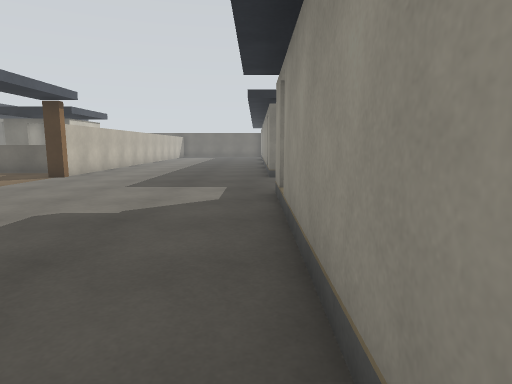
[1] (above)

24 first-person views from a walk through a scene from a Unity 3-D project. The camera is 1.2 m above the floor, tilts 8° down and sees 75° across. The floor is counted in squares, 1 m on a side. Each view is taken from the middle of a square. On the plan, view 1 faces up. The plan holds only what a view shows up to about 14 squares ahead; the rest is blank. The place goes on beyond the plan. Door leaves are left out, so doorways stand open. Surface patterns are stand-ins for the level's own textures.

[2]
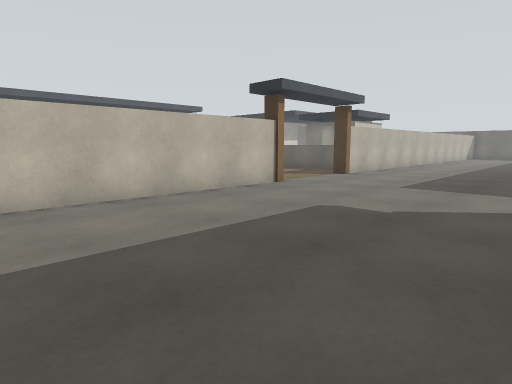

[3]
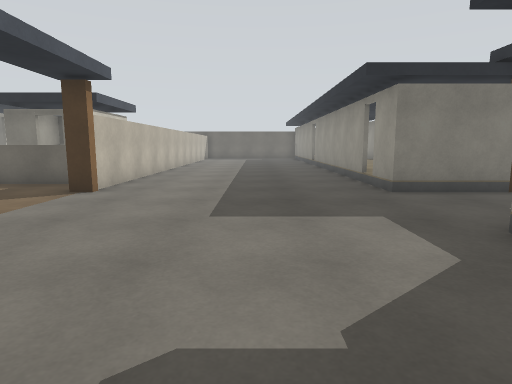

[4]
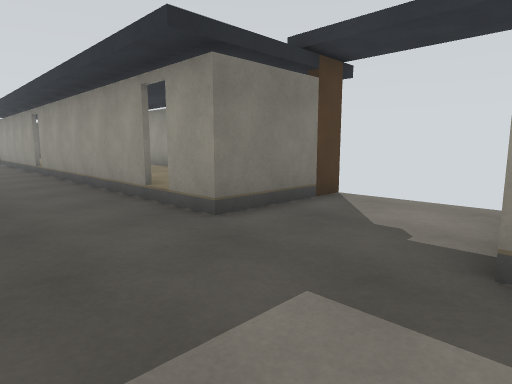

[5]
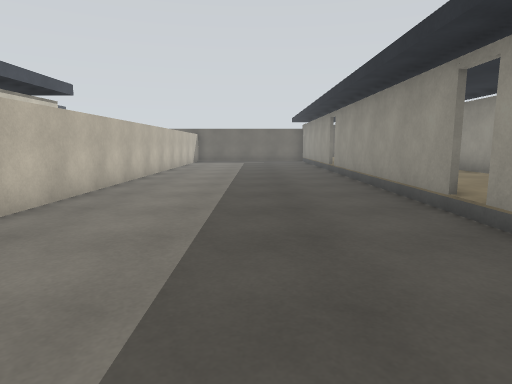

[6]
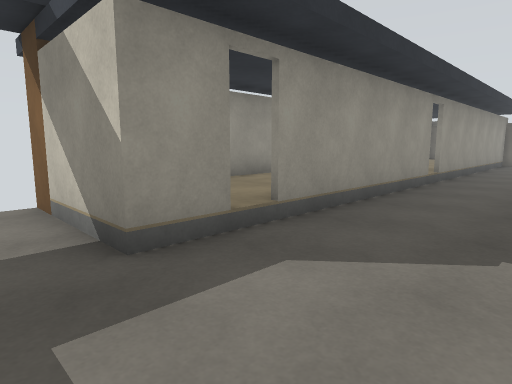

[7]
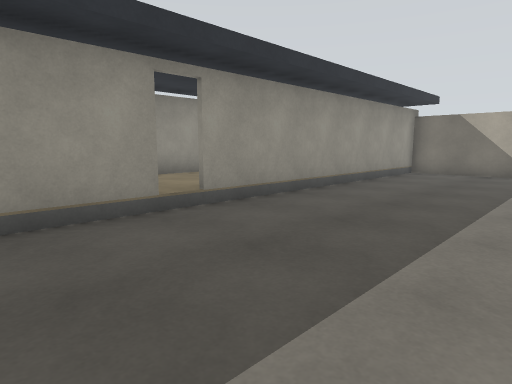

[8]
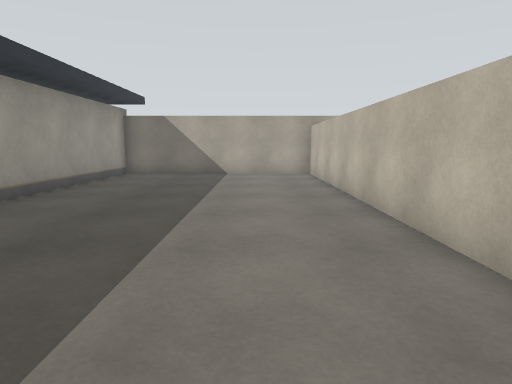

[9]
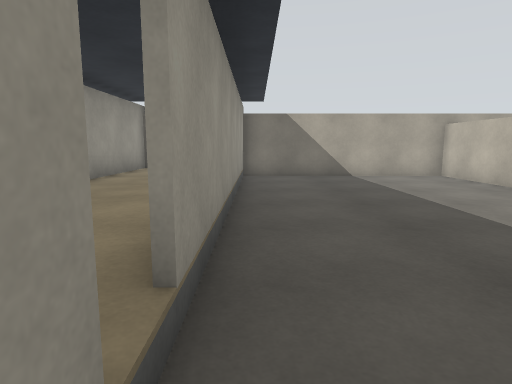

[10]
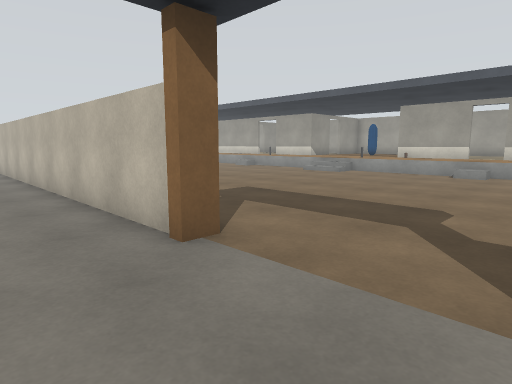

[11]
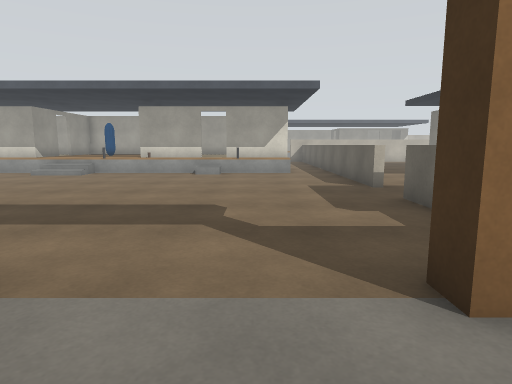

[12]
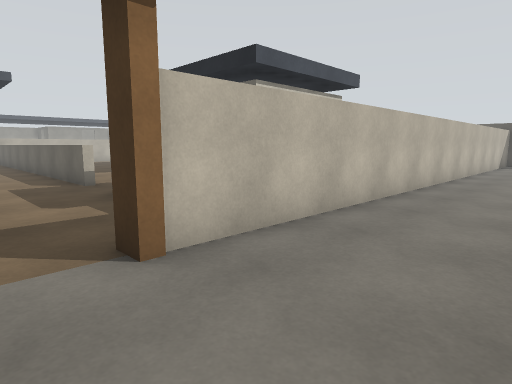

[13]
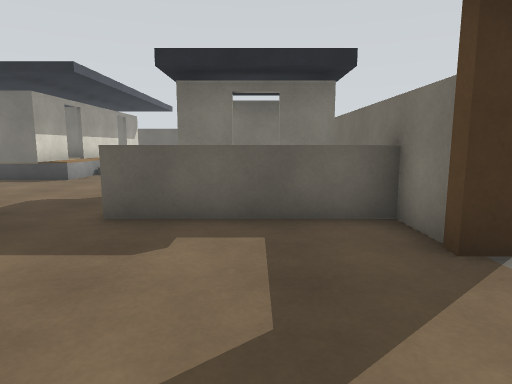

[14]
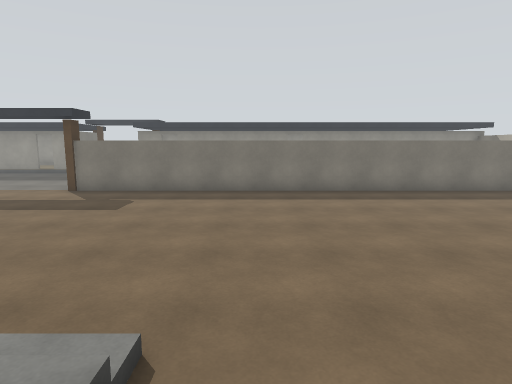

[15]
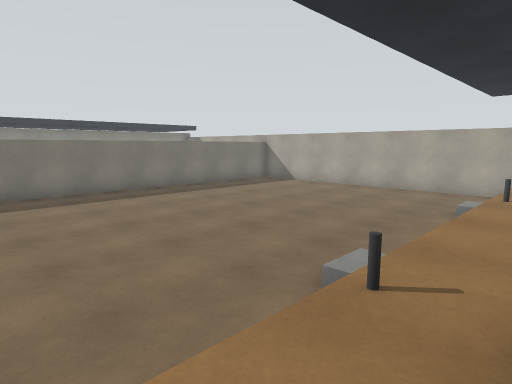

[16]
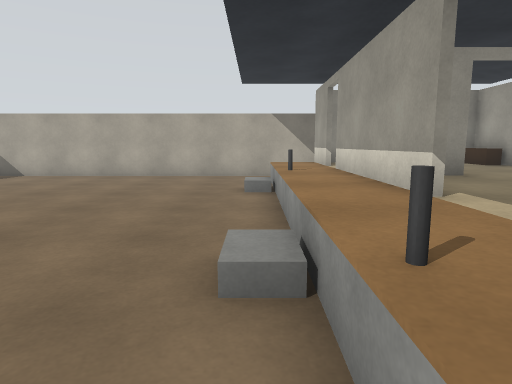

[17]
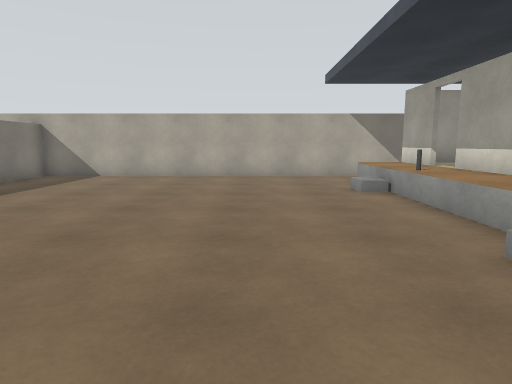

[18]
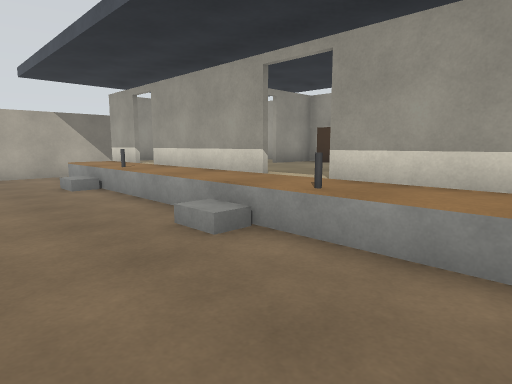

[19]
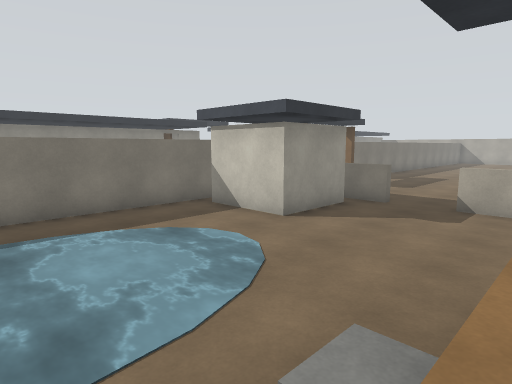

[20]
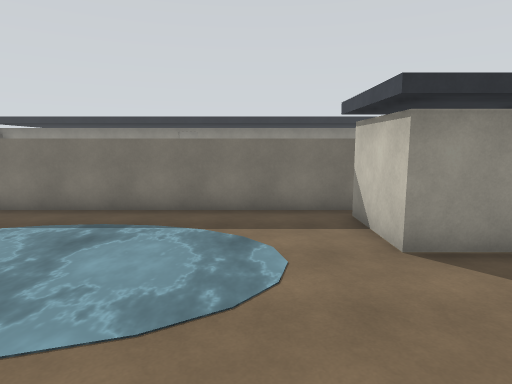

[21]
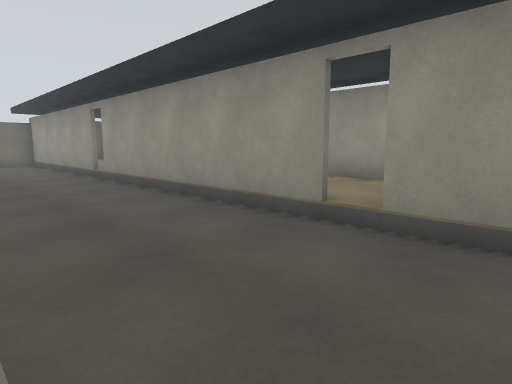

[22]
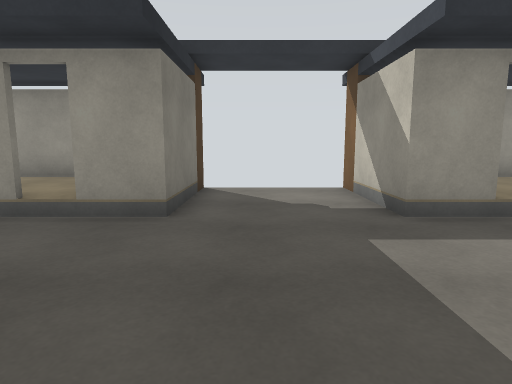

[23]
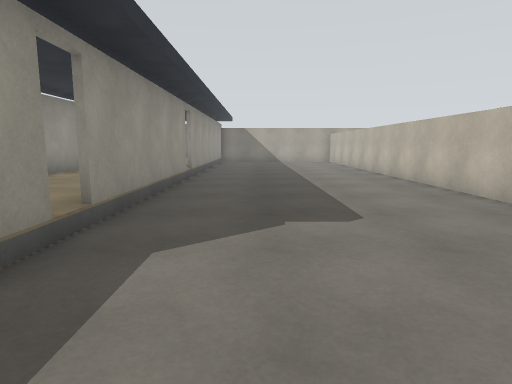

[24]
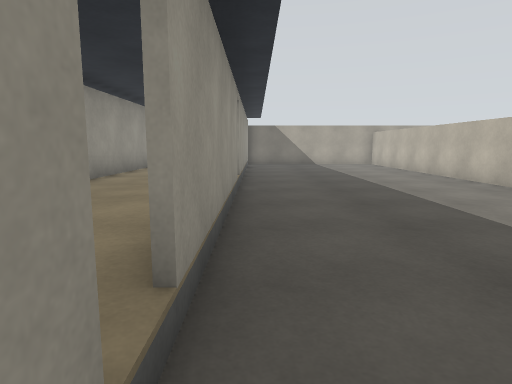

### Floor plan
Key: @ floor where view 1 was taken; # wall or solid block; x gap in a wall; . main floor; : floor 0.25 m higher than the main floor; + floor 0.5 m higher than the main floor; / step, stairs or slope; D open door; = window, fence, low wall or low ledge; ~ water the walk can cross; O other object.
Columns run from 24 left of view 1 to 5 right of it. Each row starts with its distance up from view 1.
 25        +  ~~~~~.#..   ...x
 24          .~~~~~.#..   ...x
 23        +/.~~~~~.#........#
 22       #+...~~~..#........#
 21      ##+...~~~..#........#  #
 20       ..........#........#  #
 19       ..........#........# :#
 18        ......OOO#........#::#
 17       .......O O#........#::#
 16       .......O O#........#::#
 15         ......  #........x::
 14    =======..====#........x
 13    .............#O.......###O#
 12      ...........DD..........D#
 11      ...........DD..........D
 10    #/...........DD..........D
  9    ++/..........DD..........D#
  8    #+...........#O.......###O#
  7     +...........#........x
  6      ...........#........x:
  5      ...........#........#::
  4      /..........#........#::#
  3      /..........#........#::#
  2      /..........#........#::#
  1    ++...........#........#::#
  0    #+...........#.......@# :#
 -1    #+...........#........x :#
 -2    #+...........#........x::#
 -3   +++/..........#........#::#
 -4 +++#+...........#........#::#
 -5 +++#+...........#........#::#
 -6 +++#+...........#........#::
 -7 xx #+...........#........#::
 -8    #/...........#........# :
 -9    ++/..........#........# :#
-10   +#+...........#........# :#
-11  ###+...........#........#  #
-12      ...........#........#  #
-13   ########################  #

Positions as (right, up) in squares from view 1, and headings:
1: (0, 0), facing up
2: (0, 0), facing up-left
3: (-3, 4), facing up
4: (-3, 8), facing up-right
5: (-3, 9), facing up
6: (-3, 10), facing down-right
7: (-5, 2), facing down-right
8: (-5, 1), facing down
9: (0, 0), facing down
10: (-5, 12), facing down-left
11: (-5, 11), facing left
12: (-4, 11), facing up-left
13: (-10, 9), facing up
14: (-21, 1), facing right
15: (-21, 1), facing down-right
16: (-19, 0), facing down
17: (-16, 0), facing down
18: (-16, 1), facing down-left
19: (-17, 25), facing down-right
20: (-17, 21), facing right
21: (-4, 12), facing up-right
22: (-5, 11), facing right
23: (-2, 11), facing down
24: (0, 8), facing down
